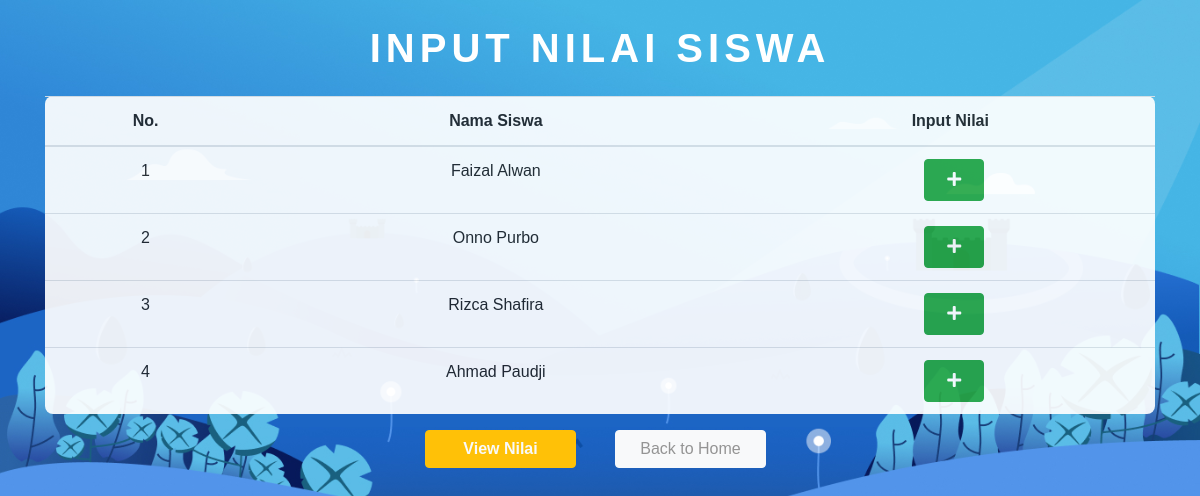
/datanilai/nilaisiswa.php, run on the app's committed database.
### tables this page shows
CREATE TABLE `tbsiswa` (
  `id_siswa` int(10) NOT NULL,
  `nama_siswa` varchar(35) NOT NULL,
  `alamat` varchar(100) NOT NULL,
  `pekerjaan` varchar(9) NOT NULL
);

### datanilai/nilaisiswa.php (the view, shortened to what this page needs)
<!DOCTYPE html>
<html lang="en">
<head>
    <link rel="stylesheet" type="text/css" href="../../kursus/libraries/css/bootstrap.css">
    <link rel="stylesheet" type="text/css" href="../../kursus/libraries/css/animate.css">
    <link rel="stylesheet" type="text/css" href="all.css">
</head>
<body>
<div class="container">
    <div class="text-center mt-4 animated fadeInDown" style="background-size: 1px" >
           <h1>INPUT NILAI SISWA</h1>
    </div>
    <table class="table table-hover table-color mt-4 text-center animated zoomIn" id="table_id">
        <thead>
            <tr>
            <th scope="col">No.</th>
            <th scope="col">Nama Siswa</th>
            <th scope="col">Input Nilai</th>
            </tr>
        </thead>
        <tbody>
            <?php
                include "../../kursus/config/koneksi.php";
                $no = 1;
                $datasiswa=mysqli_query($koneksi, "SELECT * FROM tbsiswa") or die (mysqli_error());
                while($ds=mysqli_fetch_array($datasiswa)){
                ?>
                    <tr>
                        <td><?= $no++ ?></td>
                        <td><?= $ds['nama_siswa'] ?></td>
                        <td>
                            <a href="formnilai.php?id=<?= $ds['id_siswa'];?>" class="btn btn-success px-3 py-2 ml-2" style="width: 60px" >
                                <i class="fas fa-plus"></i>
                            </a>
                        </td>
                    </tr>
                <?php } ?>
        </tbody>
    </table>
    <div class="row justify-content-center">
        <div class="col-2">
            <a href="viewnilai.php" class="btn btn-warning text-light text-center animated fadeInUp" >
                <p style="font-weight:bold; width:125px;" class="m-0" >View Nilai</p>
            </a>
        </div>
        <div class="col-2 ">
            <a href="../../kursus/index.php" class="btn btn-light text-center animated fadeInUp mb-3">
                <p style="width:125px; color:#949494;" class="m-0" >Back to Home</p>
            </a>
        </div>
    </div>
    </div>
</body>
</html>

### datanilai/all.css (style rules this page uses)
.fa, .fas, .far, .fal, .fad, .fab { -moz-osx-font-smoothing: grayscale; -webkit-font-smoothing: antialiased; display: inline-block; font-style: normal; font-variant: normal; text-rendering: auto; line-height: 1; }
.fa-plus:before { content: "\f067"; }
.fa, .fas { font-family: 'Font Awesome 5 Free'; font-weight: 900; }

### datanilai/nilaisiswa.php (style rules this page uses)
body { font-family : 'Poppins', sans-serif; background-image : url("../../kursus/assets/background.jpg"); background-size : cover; }
.table-color { background-color : white; border-radius : 8px; opacity : 0.92; }
h1 { font-weight : bold; font-size : 40px; color : white; letter-spacing:5px; }

### data on the page
tbsiswa: nama_siswa "Faizal Alwan"
tbsiswa: nama_siswa "Onno Purbo"
tbsiswa: nama_siswa "Rizca Shafira"
tbsiswa: nama_siswa "Ahmad Paudji"
